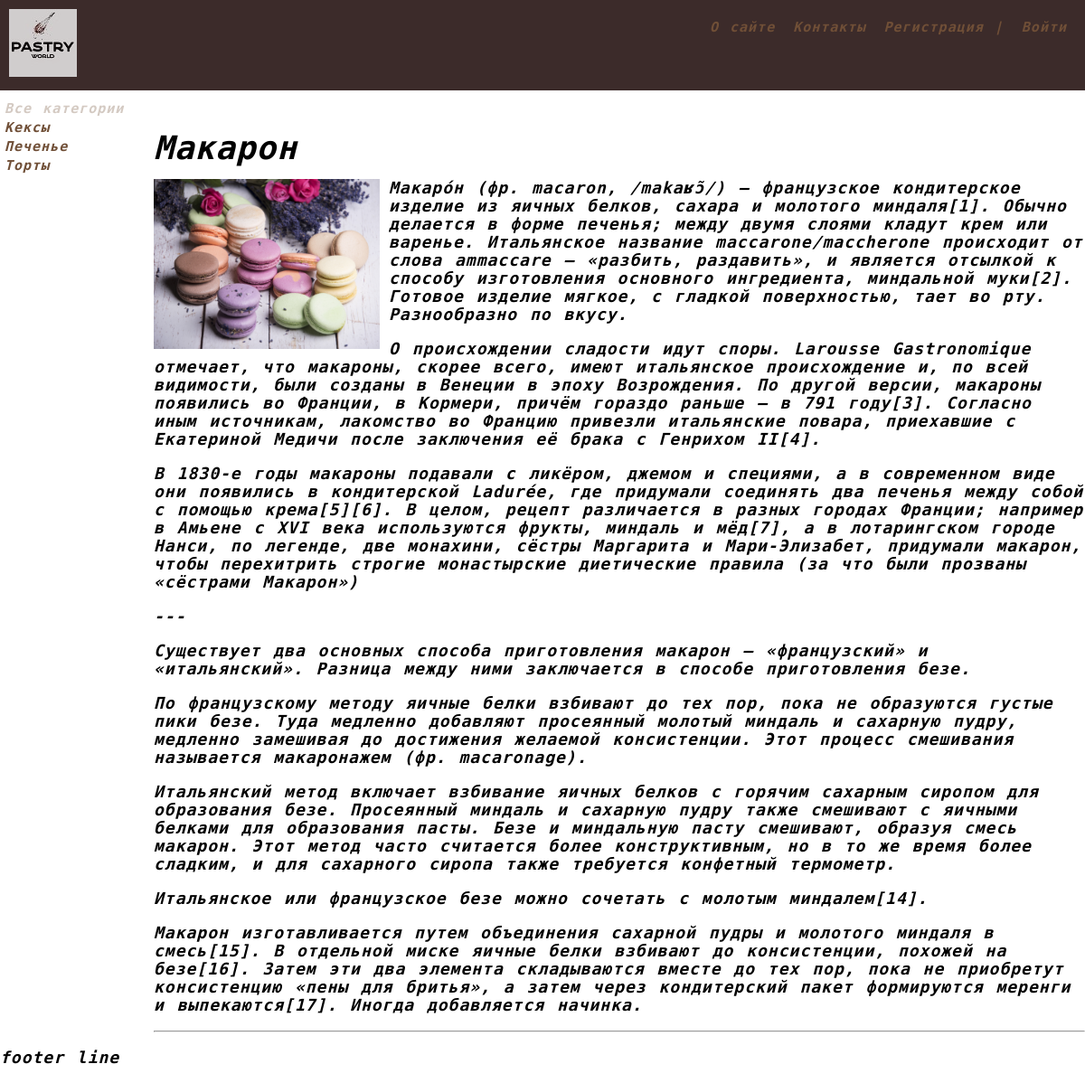
Screenshot of /recipes/makaron with the database file from the repository.
### pastrymain/models.py (models this page shows, shortened)
class Categories(models.Model):
    name = models.CharField(max_length=100, db_index=True, verbose_name='Категория')
    slug = models.SlugField(max_length=255, unique=True, db_index=True, verbose_name='url_slug')
    def get_absolute_url(self):
        return reverse('category', kwargs={'category_slug': self.slug})
    class Meta:
        verbose_name = "Категория"
        verbose_name_plural = "Категории"
        ordering = ['pk']

class Recipes(models.Model):
    title = models.CharField(max_length=255, verbose_name='Заголовок')
    slug = models.SlugField(max_length=255, unique=True, db_index=True, verbose_name='url_slug')
    content = models.TextField(blank=True, verbose_name='Содержание')
    image = models.ImageField(upload_to="photos/%Y/%m/%d/", verbose_name='Изображение')
    time_create = models.DateTimeField(auto_now_add=True, verbose_name='Создания')
    time_update = models.DateTimeField(auto_now=True, verbose_name='Изменения')
    is_published = models.BooleanField(default=True, verbose_name='Публикация')
    category = models.ForeignKey('Categories', on_delete=models.PROTECT, verbose_name='Категория')
    def __str__(self):
        return self.title
    class Meta:
        verbose_name = "Рецепты"
        verbose_name_plural = "Рецепты"
        ordering = ['-time_create', 'title']

### pastrymain/views.py (the view)
# urls.py: path('recipes/<slug:recipes_slug>', ShowRecipes.as_view(), name='recipes'),
class ShowRecipes(DataMixin, DetailView):
    model = Recipes
    template_name = 'pastrymain/recipes.html'
    slug_url_kwarg = 'recipes_slug'
    context_object_name = 'recipes'
    def get_context_data(self, *, object_list=None, **kwargs):
        context = super().get_context_data(**kwargs)
        c_def = self.get_user_context(title=context['recipes'])
        return dict(list(context.items()) + list(c_def.items()))

### pastrymain/utils.py (called while the page is built)
    def get_user_context(self, **kwargs):
        context = kwargs
        categories = Categories.objects.annotate(Count('recipes'))
        user_menu = menu.copy()
        if not self.request.user.is_authenticated:
            user_menu.pop(1)
        context['menu'] = user_menu
        context['categories'] = categories
        if 'category_selected' not in context:
            context['category_selected'] = 0
        return context

### pastrymain/templates/pastrymain/recipes.html
{% extends 'pastrymain/base.html' %}
{% block content %}
<br>
<h1>{{recipes.title}}</h1>
{% if recipes.image %}
	<p><img class="img-article-left thumb" src="{{recipes.image.url}}"></p>
{% endif %}
{{recipes.content|linebreaks}}
<hr>
{% endblock %}

### pastrymain/templates/pastrymain/base.html (shortened to what this page needs)
<!DOCTYPE html>
<html lang="en">
{% load static %}
{% load pastry_tags %}
<head>
    <link rel="stylesheet" type="text/css" href="{% static 'pastrymain/css/styles.css' %}">
</head>
<body>
    <nav class="topnav" id="topnav">
        {% block mainmenu %}
            <a class="logo" href="{% url 'main' %}">
            <img class="logo" src="{% static 'pastrymain/images/logo.jpg' %}" alt=""></a>
            <div class="topnav-right">
            {% for m in menu %}
                    <a href="{% url m.url_name %}">{{m.title}}</a>
            {% endfor %}
            {% if request.user.is_authenticated %}
                <a href="{% url 'logout' %}">Выйти {{ user.username }}</a>
                {% else %}
                <a href="{% url 'register' %}">Регистрация |</a><a href="{% url 'login' %}">Войти</a>
            {% endif %}
            </div>
        {% endblock mainmenu %}
    </nav>
<nav id="mySidenav" class="sidenav">
    {% if category_selected == 0 %}
        <div class="sidenav_box_selected">Все категории</div>
    {% else %}
        <div class="sidenav_box"><a href="{% url 'main' %}">Все категории</a></div>
    {% endif %}
    {% for c in categories %}
        {% if c.recipes__count > 0 %}
            {% if c.pk == category_selected %}
                <div class="sidenav_box_selected">{{c.name}}</div>
            {% else %}
                <div class="sidenav_box"><a href="{{ c.get_absolute_url }}">{{c.name}}</a></div>
            {% endif %}
        {% endif %}
    {% endfor %}
</nav>
<div class="content">
    {% block content %}
    {% endblock %}
    </div>
<div id="footer">
    <p>footer line</p>
</div>
</body>
</html>

### pastrymain/static/pastrymain/css/styles.css (style rules this page uses)
body { margin: 0px; font-family: 'Spline Sans Mono', monospace, sans-serif; font-size: 18px; line-height: 20px; font-weight: 700; font-style: italic; letter-spacing: 1px; word-spacing: 2px; }
.topnav { background-color: #3C2B2AFF; overflow: hidden; position: fixed; top: 0; width: 100%; transition: top 1s; }
.topnav a { float: left; color: #704F37FF; text-align: center; padding: 10px 10px; text-decoration: none; font-size: 15px; }
.topnav-right { float: right; color: #704F37FF; text-align: center; padding: 10px 10px; text-decoration: none; font-size: 15px; }
#mySidenav { position: fixed; top: 110px; }
#mySidenav a { position: relative; left: -15px; transition: 1s; padding-left: 20px; line-height: 20px; max-width: fit-content; text-decoration: none; font-size: 15px; color: #704F37FF; }
.sidenav_box_selected { position: relative; left: -15px; padding-left: 20px; line-height: 20px; height: 20px; max-width: fit-content; opacity: 0.3; text-decoration: none; font-size: 15px; color: #704F37FF; }
.content { margin-top: 110px; margin-left: 170px; }
img { max-width: 600px; height: auto; }
img.img-article-left { max-width: 300px; height: auto; float: left; padding: 0 10px 10px 0; }
img.img-article-left.thumb { max-width: 250px; height: auto; }

### rows the page displays
Categories: name "Кексы"
Categories: name "Печенье"
Categories: name "Торты"
Recipes: title "Макарон", image (picture), content "Макаро́н (фр. macaron, /makaʁɔ̃/) — французское кондитерское изделие из яичных белков, сахара и молотого миндаля[1]. Обычно делается в форме печенья; между двумя слоями кладут крем или варенье. Итальянское название maccarone/maccherone происходит от слова ammaccare — «разбить, раздавить», и является отсылкой к способу изготовления основного ингредиента, миндальной муки[2]. Готовое изделие мягкое, с гладкой поверхностью, тает во рту. Разнообразно по вкусу. О происхождении сладости идут споры. Larousse Gastronomique отмечает, что макароны, скорее всего, имеют итальянское происхождение и, по всей видимости, были созданы в Венеции в эпоху Возрождения. По другой версии, макароны появились во…"

### other values shown
{{ m.title }} "О сайте" "Контакты"
